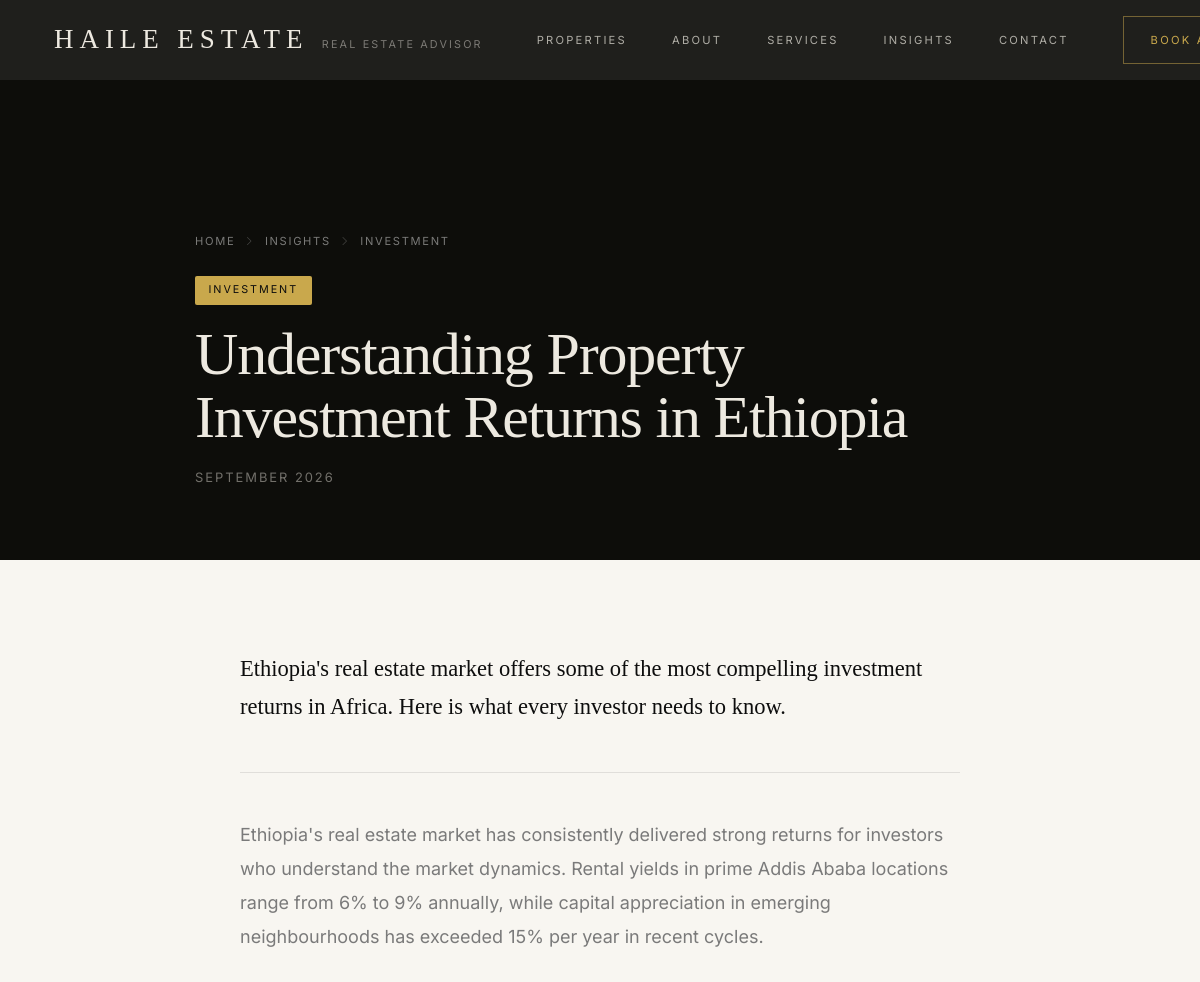
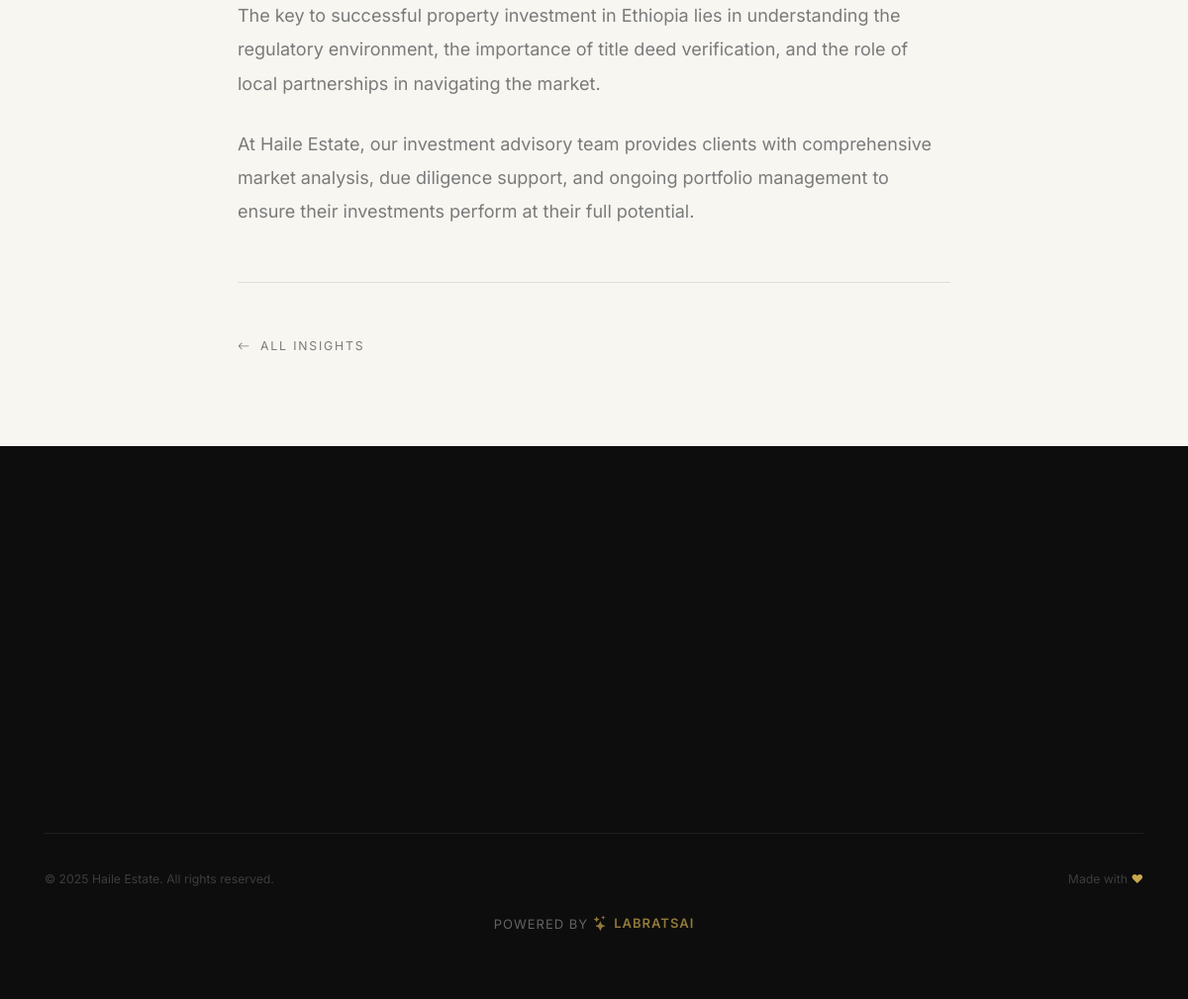
/insight?slug=property-investment-returns-ethiopia, run on the app's committed database (2 pictures, top to bottom).
### tables this page shows
CREATE TABLE `insights` (
  `id` int(11) NOT NULL AUTO_INCREMENT,
  `title` varchar(200) NOT NULL,
  `slug` varchar(220) NOT NULL,
  `excerpt` varchar(400) DEFAULT NULL,
  `body` text DEFAULT NULL,
  `cover_image` varchar(255) DEFAULT NULL,
  `category` varchar(100) DEFAULT NULL,
  `status` enum('published','draft') NOT NULL DEFAULT 'draft',
  `display_order` int(11) NOT NULL DEFAULT 0,
  `created_at` datetime NOT NULL DEFAULT CURRENT_TIMESTAMP,
  `updated_at` datetime NOT NULL DEFAULT CURRENT_TIMESTAMP ON UPDATE CURRENT_TIMESTAMP,
  PRIMARY KEY (`id`),
  UNIQUE KEY `slug` (`slug`)
);

CREATE TABLE `settings` (
  `id` int(11) NOT NULL AUTO_INCREMENT,
  `setting_key` varchar(100) NOT NULL,
  `setting_value` text DEFAULT NULL,
  `updated_at` datetime NOT NULL DEFAULT CURRENT_TIMESTAMP ON UPDATE CURRENT_TIMESTAMP,
  PRIMARY KEY (`id`),
  UNIQUE KEY `setting_key` (`setting_key`)
);

### includes/database.php (called while the page is built, shortened)
<?php
function db(): PDO {
    static $pdo = null;
    if ($pdo === null) {
        $dsn = 'mysql:host=' . DB_HOST . ';dbname=' . DB_NAME . ';charset=' . DB_CHARSET;
        $pdo = new PDO($dsn, DB_USER, DB_PASS, [
            PDO::ATTR_ERRMODE            => PDO::ERRMODE_EXCEPTION,
            PDO::ATTR_DEFAULT_FETCH_MODE => PDO::FETCH_ASSOC,
            PDO::ATTR_EMULATE_PREPARES   => false,
        ]);
    }
    return $pdo;
}

### includes/functions.php (called while the page is built, shortened)
<?php
require_once __DIR__ . '/database.php';
function e(string $s): string {
    return htmlspecialchars($s, ENT_QUOTES | ENT_SUBSTITUTE, 'UTF-8');
}
function getSetting(string $key, string $default = ''): string {
    static $cache = [];
    if (!isset($cache[$key])) {
        $st = db()->prepare('SELECT setting_value FROM settings WHERE setting_key = ?');
        $st->execute([$key]);
        $row = $st->fetch();
        $cache[$key] = $row ? (string)$row['setting_value'] : $default;
    }
    return $cache[$key];
}
function getInsightBySlug(string $slug): ?array {
    $st = db()->prepare('SELECT * FROM insights WHERE slug = ? AND status = "published"');
    $st->execute([$slug]);
    return $st->fetch() ?: null;
}

### insight.php (the view, shortened to what this page needs)
<?php
require_once __DIR__ . '/includes/functions.php';
$slug = trim($_GET['slug'] ?? '');
$insight = getInsightBySlug($slug);
include __DIR__ . '/includes/header.php';
?>
<div class="insight-page">
    <div class="insight-hero">
        <div class="insight-hero-content">
            <nav class="property-breadcrumb">
                <a href="<?= BASE_URL ?>/">Home</a>
                <i class="bi bi-chevron-right"></i>
                <a href="<?= BASE_URL ?>/#insights">Insights</a>
                <?php if ($insight['category']): ?>
                <i class="bi bi-chevron-right"></i>
                <span><?= e($insight['category']) ?></span>
                <?php endif; ?>
            </nav>
            <?php if ($insight['category']): ?>
            <span class="insight-hero-cat"><?= e($insight['category']) ?></span>
            <?php endif; ?>
            <h1 class="insight-hero-title"><?= e($insight['title']) ?></h1>
            <p class="insight-hero-date"><?= date('F Y', strtotime($insight['created_at'])) ?></p>
        </div>
    </div>
    <div class="insight-body">
        <div class="insight-body-inner">
            <?php if ($insight['excerpt']): ?>
            <p class="insight-excerpt"><?= e($insight['excerpt']) ?></p>
            <?php endif; ?>
            <?php if ($insight['body']): ?>
            <div class="insight-content">
                <?php foreach (array_filter(explode("\n", $insight['body'])) as $para): ?>
                <p><?= e(trim($para)) ?></p>
                <?php endforeach; ?>
            </div>
            <?php endif; ?>
            <div class="insight-back">
                <a href="<?= BASE_URL ?>/#insights" class="property-back-link">
                    <i class="bi bi-arrow-left"></i> All Insights
                </a>
            </div>
        </div>
    </div>
</div>
<?php include __DIR__ . '/includes/footer.php'; ?>

### includes/footer.php (shortened to what this page needs)
<footer class="site-footer">
    <div class="footer-inner">
        <div class="footer-top">
                <span class="footer-tagline"><?= e(getSetting('designer_title','Real Estate Advisor')) ?></span>
        </div>
        <div class="footer-bottom">
            <span class="footer-copy"><?= e(getSetting('copyright_text','© 2026 Haile Real Estate Advisor. All Rights Reserved.')) ?></span>
            <span class="footer-made">Made with <span class="footer-heart">♥</span></span>
        </div>
        <div class="footer-powered">Powered by <a href="mailto:sayhi@akiyacrm.com" class="footer-powered-link"><i class="bi bi-stars"></i><span>labratsai</span></a></div>
    </div>
</footer>
</body>
</html>

### data on the page
insights: category "INVESTMENT", title "Understanding Property Investment Returns in Ethiopia", created_at "SEPTEMBER 2026", excerpt "Ethiopia's real estate market offers some of the most compelling investment returns in Africa. Here is what every investor needs to know.", body "Ethiopia's real estate market has consistently delivered strong returns for investors who understand the market dynamics. Rental yields in prime Addis Ababa locations range from 6% to 9% annually, while capital appreciation in emerging neighbourhoods has exceeded 15% per year in recent cycles.", body "The key to successful property investment in Ethiopia lies in understanding the regulatory environment, the importance of title deed verification, and the role of local partnerships in navigating the market.", body "At Haile Estate, our investment advisory team provides clients with comprehensive market analysis, due diligence support, and ongoing portfolio management to ensure their investments perform at their full potential."
settings: setting_value "© 2025 Haile Estate. All rights reserved."

### other printed values
$siteTitle "HAILE ESTATE"
